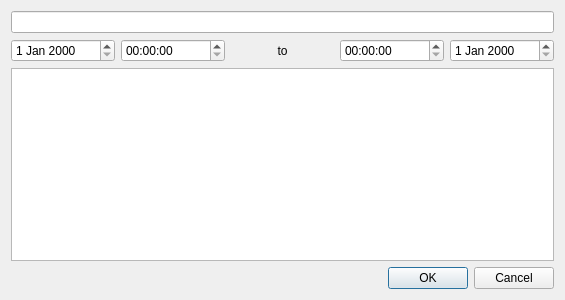
<?xml version="1.0" encoding="UTF-8"?>
<ui version="4.0">
 <class>BasicItemEditionDialog</class>
 <widget class="QDialog" name="BasicItemEditionDialog">
  <property name="geometry">
   <rect>
    <x>0</x>
    <y>0</y>
    <width>565</width>
    <height>300</height>
   </rect>
  </property>
  <property name="windowTitle">
   <string>Calendar item edition</string>
  </property>
  <layout class="QGridLayout" name="gridLayout">
   <item row="0" column="0" colspan="5">
    <widget class="QLineEdit" name="lineEditTitle"/>
   </item>
   <item row="1" column="0">
    <widget class="QDateEdit" name="dateEditStart"/>
   </item>
   <item row="1" column="1">
    <widget class="QTimeEdit" name="timeEditStart"/>
   </item>
   <item row="1" column="2">
    <widget class="QLabel" name="labelTo">
     <property name="text">
      <string>to</string>
     </property>
     <property name="alignment">
      <set>Qt::AlignCenter</set>
     </property>
    </widget>
   </item>
   <item row="1" column="3">
    <widget class="QTimeEdit" name="timeEditEnd"/>
   </item>
   <item row="1" column="4">
    <widget class="QDateEdit" name="dateEditEnd"/>
   </item>
   <item row="2" column="0" colspan="5">
    <widget class="QTextEdit" name="textEditDescription"/>
   </item>
   <item row="3" column="0" colspan="5">
    <widget class="QDialogButtonBox" name="buttonBox">
     <property name="orientation">
      <enum>Qt::Horizontal</enum>
     </property>
     <property name="standardButtons">
      <set>QDialogButtonBox::Cancel|QDialogButtonBox::Ok</set>
     </property>
    </widget>
   </item>
  </layout>
 </widget>
 <resources/>
 <connections>
  <connection>
   <sender>buttonBox</sender>
   <signal>accepted()</signal>
   <receiver>BasicItemEditionDialog</receiver>
   <slot>accept()</slot>
   <hints>
    <hint type="sourcelabel">
     <x>248</x>
     <y>254</y>
    </hint>
    <hint type="destinationlabel">
     <x>157</x>
     <y>274</y>
    </hint>
   </hints>
  </connection>
  <connection>
   <sender>buttonBox</sender>
   <signal>rejected()</signal>
   <receiver>BasicItemEditionDialog</receiver>
   <slot>reject()</slot>
   <hints>
    <hint type="sourcelabel">
     <x>316</x>
     <y>260</y>
    </hint>
    <hint type="destinationlabel">
     <x>286</x>
     <y>274</y>
    </hint>
   </hints>
  </connection>
 </connections>
</ui>
